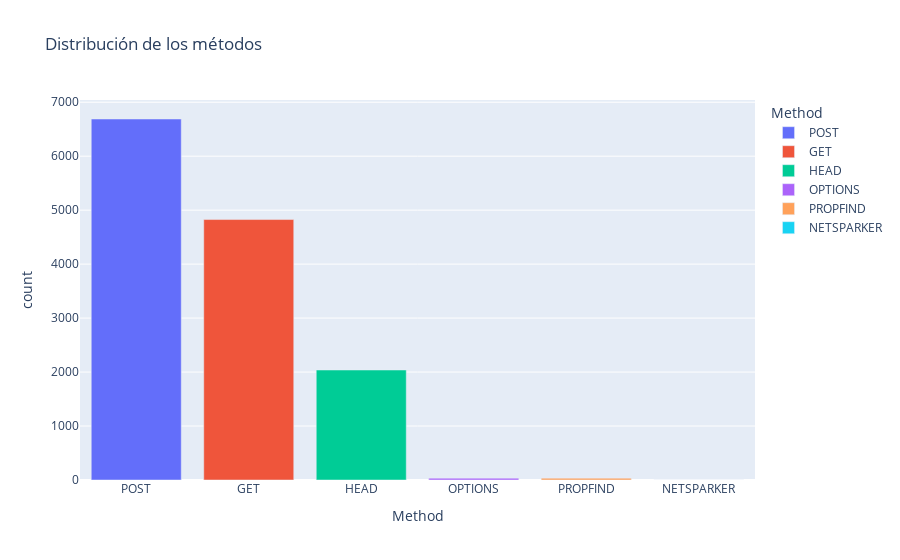

Notebook code for this chart:
### Code cell
fig = px.bar(metodos, x='Method', y='count', color='Method', title='Distribución de los métodos')

# Mostrar el gráfico
fig.show()

### Figure 1 — Plotly figure (JSON) as saved in the notebook; plotly's stock layout.template omitted (floating-point values rounded to 4 significant figures)
{"data": [{"alignmentgroup": "True", "hovertemplate": "Method=%{x}<br>count=%{y}<extra></extra>", "legendgroup": "POST", "marker": {"color": "#636efa", "pattern": {"shape": ""}}, "name": "POST", "offsetgroup": "POST", "orientation": "v", "showlegend": true, "textposition": "auto", "type": "bar", "x": ["POST"], "xaxis": "x", "y": [6689], "yaxis": "y"}, {"alignmentgroup": "True", "hovertemplate": "Method=%{x}<br>count=%{y}<extra></extra>", "legendgroup": "GET", "marker": {"color": "#EF553B", "pattern": {"shape": ""}}, "name": "GET", "offsetgroup": "GET", "orientation": "v", "showlegend": true, "textposition": "auto", "type": "bar", "x": ["GET"], "xaxis": "x", "y": [4826], "yaxis": "y"}, {"alignmentgroup": "True", "hovertemplate": "Method=%{x}<br>count=%{y}<extra></extra>", "legendgroup": "HEAD", "marker": {"color": "#00cc96", "pattern": {"shape": ""}}, "name": "HEAD", "offsetgroup": "HEAD", "orientation": "v", "showlegend": true, "textposition": "auto", "type": "bar", "x": ["HEAD"], "xaxis": "x", "y": [2038], "yaxis": "y"}, {"alignmentgroup": "True", "hovertemplate": "Method=%{x}<br>count=%{y}<extra></extra>", "legendgroup": "OPTIONS", "marker": {"color": "#ab63fa", "pattern": {"shape": ""}}, "name": "OPTIONS", "offsetgroup": "OPTIONS", "orientation": "v", "showlegend": true, "textposition": "auto", "type": "bar", "x": ["OPTIONS"], "xaxis": "x", "y": [34], "yaxis": "y"}, {"alignmentgroup": "True", "hovertemplate": "Method=%{x}<br>count=%{y}<extra></extra>", "legendgroup": "PROPFIND", "marker": {"color": "#FFA15A", "pattern": {"shape": ""}}, "name": "PROPFIND", "offsetgroup": "PROPFIND", "orientation": "v", "showlegend": true, "textposition": "auto", "type": "bar", "x": ["PROPFIND"], "xaxis": "x", "y": [34], "yaxis": "y"}, {"alignmentgroup": "True", "hovertemplate": "Method=%{x}<br>count=%{y}<extra></extra>", "legendgroup": "NETSPARKER", "marker": {"color": "#19d3f3", "pattern": {"shape": ""}}, "name": "NETSPARKER", "offsetgroup": "NETSPARKER", "orientation": "v", "showlegend": true, "textposition": "auto", "type": "bar", "x": ["NETSPARKER"], "xaxis": "x", "y": [1], "yaxis": "y"}], "layout": {"barmode": "relative", "legend": {"title": {"text": "Method"}, "tracegroupgap": 0}, "title": {"text": "Distribución de los métodos"}, "xaxis": {"anchor": "y", "categoryarray": ["POST", "GET", "HEAD", "OPTIONS", "PROPFIND", "NETSPARKER"], "categoryorder": "array", "domain": [0, 1], "title": {"text": "Method"}}, "yaxis": {"anchor": "x", "domain": [0, 1], "title": {"text": "count"}}}}
